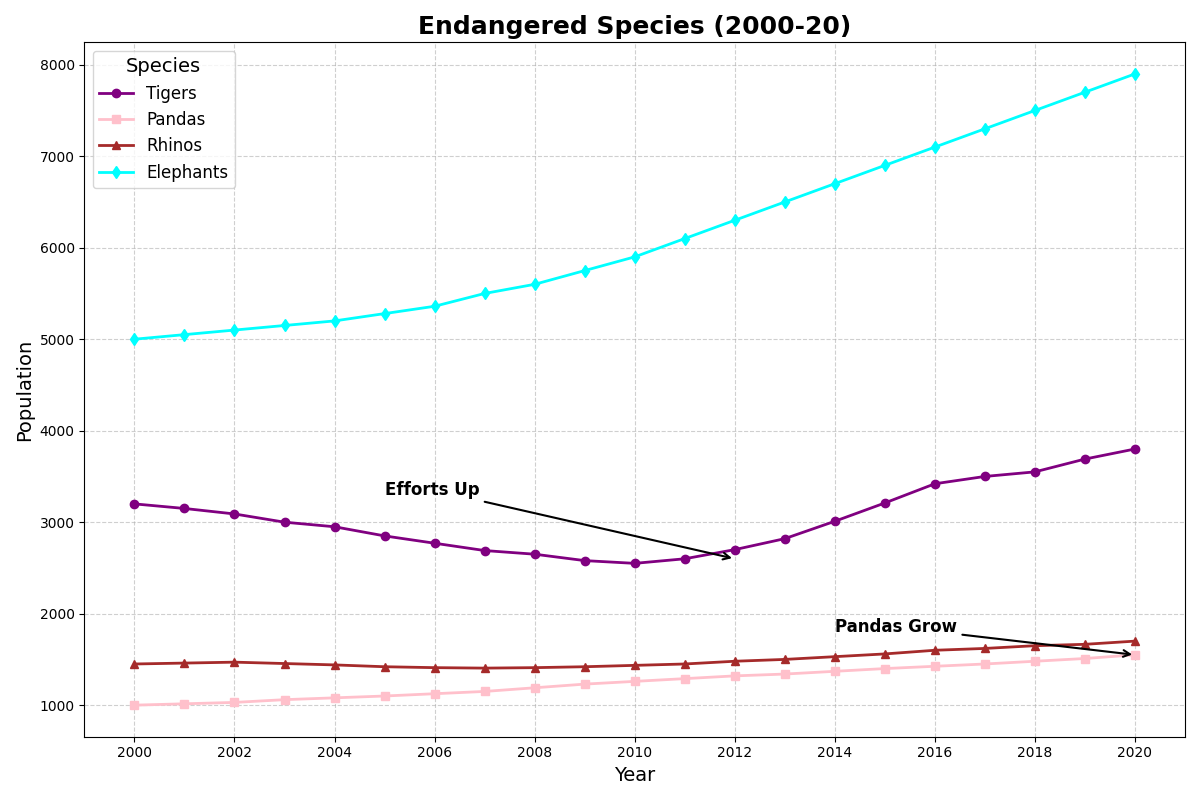

Source code (Python):
import matplotlib.pyplot as plt
import numpy as np

years = np.arange(2000, 2021)

tiger_population = np.array([3200, 3150, 3090, 3000, 2950, 2850, 2770, 2690, 2650, 2580, 2550, 2600, 2700, 2820, 3010, 
                             3210, 3420, 3500, 3550, 3690, 3800])
panda_population = np.array([1000, 1015, 1030, 1060, 1080, 1100, 1125, 1150, 1190, 1230, 1260, 1290, 1320, 1340, 1370, 
                             1400, 1425, 1450, 1480, 1510, 1550])
rhino_population = np.array([1450, 1460, 1470, 1455, 1440, 1420, 1410, 1405, 1410, 1420, 1435, 1450, 1480, 1500, 1530, 
                             1560, 1600, 1620, 1650, 1665, 1700])
elephant_population = np.array([5000, 5050, 5100, 5150, 5200, 5280, 5360, 5500, 5600, 5750, 5900, 6100, 6300, 6500, 6700, 
                                6900, 7100, 7300, 7500, 7700, 7900])

fig, ax = plt.subplots(figsize=(12, 8))

ax.plot(years, tiger_population, marker='o', linestyle='-', color='purple', linewidth=2, markersize=6, label='Tigers')
ax.plot(years, panda_population, marker='s', linestyle='-', color='pink', linewidth=2, markersize=6, label='Pandas')
ax.plot(years, rhino_population, marker='^', linestyle='-', color='brown', linewidth=2, markersize=6, label='Rhinos')
ax.plot(years, elephant_population, marker='d', linestyle='-', color='cyan', linewidth=2, markersize=6, label='Elephants')

ax.set_title("Endangered Species (2000-20)", fontsize=18, weight='bold')
ax.set_xlabel("Year", fontsize=14)
ax.set_ylabel("Population", fontsize=14)

ax.set_xticks(np.arange(2000, 2021, 2))
ax.set_yticks(np.arange(1000, 8100, 1000))
ax.grid(True, linestyle='--', alpha=0.6)

ax.annotate("Efforts Up", 
            xy=(2012, 2600), xytext=(2005, 3300),
            arrowprops=dict(facecolor='black', arrowstyle='->', lw=1.5),
            fontsize=12, fontweight='bold', color='black')

ax.annotate("Pandas Grow", 
            xy=(2020, 1550), xytext=(2014, 1800),
            arrowprops=dict(facecolor='black', arrowstyle='->', lw=1.5),
            fontsize=12, fontweight='bold', color='black')

ax.legend(title="Species", fontsize=12, title_fontsize=14, loc='upper left')

plt.tight_layout()
plt.show()
